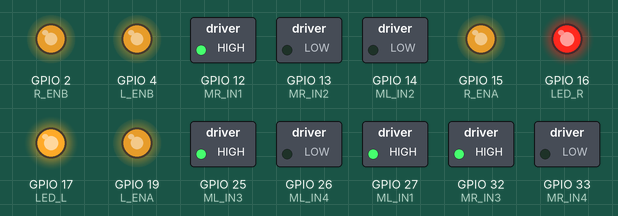
Bench run of a program on a simulated ESP32. On the bench: switched loads named in the program (green lamp = pin HIGH), output pins drawn as LEDs (lit = HIGH).

Above: at 0.1 s.
Timing chart, 0 to 1.6 s (numbered marks = the images above):
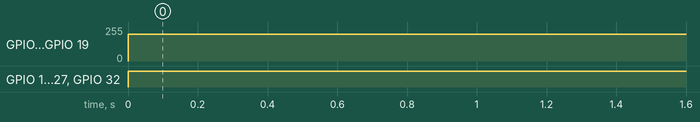

Measured:
- by itself, GPIO 2 (R_ENB), GPIO 4 (L_ENB), GPIO 15 (R_ENA), GPIO 19 (L_ENA): 0/255 → 200/255 at 0.00 s
- by itself, GPIO 12 (MR_IN1), GPIO 17 (LED_L), GPIO 25 (ML_IN3), GPIO 27 (ML_IN1), GPIO 32 (MR_IN3): LOW → HIGH at 0.00 s

The program:

main.cpp
```cpp
#include <Arduino.h>
#include "AGV.h"

// put function declarations here:

AGV agv;

void setup() {
  // put your setup code here, to run once:
  agv.pinsetup();
}

void loop() {
  // put your main code here, to run repeatedly:
  agv.forward(1000);
}

// put function definitions here:
```

AGV.h
```cpp
#ifndef AGV_H
#define AGV_H

class AGV
{
public:
    void pinsetup();
    void forward(int d);
    void backward(int d);
};

#endif
```

AGV.cpp
```cpp
#include <Arduino.h>
#include "AGV.h"

#define MR_IN1 12 //motor1
#define MR_IN2 13 //motor1
#define MR_IN3 32 //motor2
#define MR_IN4 33 //motor2

#define ML_IN1 27 //motor4
#define ML_IN2 14 //motor4
#define ML_IN3 25 //motor3
#define ML_IN4 26 //motor3

#define R_ENA 15  //Adjust speed  //motor1
#define R_ENB 2   //Adjust speed //motor2
#define L_ENA 19  //Adjust speed //motor4
#define L_ENB 4   //Adjust speed //motor3

#define LED_R 16
#define LED_L 17

void AGV::pinsetup(){
    pinMode(MR_IN1, OUTPUT);
    pinMode(MR_IN2, OUTPUT);
    pinMode(MR_IN3, OUTPUT);
    pinMode(MR_IN4, OUTPUT);

    pinMode(ML_IN1, OUTPUT);
    pinMode(ML_IN2, OUTPUT);
    pinMode(ML_IN3, OUTPUT);
    pinMode(ML_IN4, OUTPUT);

    pinMode(R_ENA, OUTPUT);
    pinMode(R_ENB, OUTPUT);
    pinMode(L_ENA, OUTPUT);
    pinMode(L_ENB, OUTPUT);

    pinMode(LED_R, OUTPUT);
    pinMode(LED_L, OUTPUT);

}

void AGV::forward(int d){
  digitalWrite(LED_R, HIGH);
  digitalWrite(LED_L, HIGH);

  analogWrite(L_ENA, 200); //130-255
  analogWrite(L_ENB, 200);
  analogWrite(R_ENA, 200);
  analogWrite(R_ENB, 200);

  digitalWrite(MR_IN1, HIGH);  //motor1
  digitalWrite(MR_IN2, LOW);   //motor1
  digitalWrite(MR_IN3, HIGH);  //motor2
  digitalWrite(MR_IN4, LOW);   //motor2

  digitalWrite(ML_IN3, HIGH);  //motor3
  digitalWrite(ML_IN4, LOW);   //motor3
  digitalWrite(ML_IN1, HIGH);  //motor4
  digitalWrite(ML_IN2, LOW);   //motor4
  delay(d);
}

void AGV::backward(int d){
  digitalWrite(LED_R, HIGH);
  digitalWrite(LED_L, HIGH);

  analogWrite(L_ENA, 200); //130-255
  analogWrite(L_ENB, 200);
  analogWrite(R_ENA, 200);
  analogWrite(R_ENB, 200);

  digitalWrite(MR_IN1, 0);  //motor1
  digitalWrite(MR_IN2, 1);   //motor1
  digitalWrite(MR_IN3, 0);  //motor2
  digitalWrite(MR_IN4, 1);   //motor2

  digitalWrite(ML_IN3, 0);  //motor3
  digitalWrite(ML_IN4, 1);   //motor3
  digitalWrite(ML_IN1, 0);  //motor4
  digitalWrite(ML_IN2, LOW);   //motor4
  delay(d);
}
```
